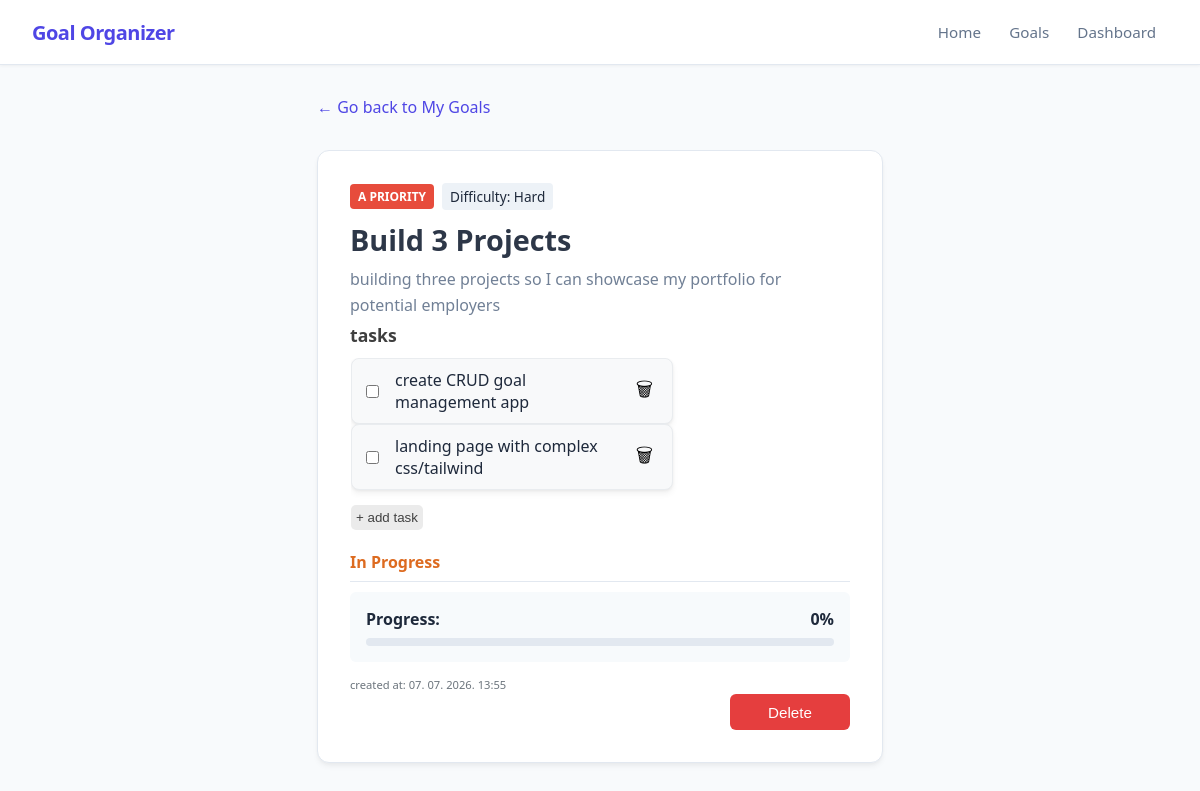
The page /goals/1 on the database its author committed.
### app/models_db.py (models this page shows, shortened)
class Goal(db.Model):
    __tablename__ = 'goals'
    id = db.Column(db.Integer, primary_key=True)
    title = db.Column(db.String(100), nullable=False)
    description = db.Column(db.Text, nullable=False)
    is_completed = db.Column(db.Boolean, default=False)
    progress_percentage = db.Column(db.Float, default=0.0)
    difficulty = db.Column(db.String(20), nullable=False, default='Medium')
    priority = db.Column(db.String(1), nullable=False, default='b')
    created_at = db.Column(db.DateTime, default=datetime.now(timezone.utc), nullable=False)
    tasks = db.relationship('Task', backref='goal', cascade="all, delete-orphan", lazy=True)

class Task(db.Model):
    __tablename__ = 'tasks'
    id = db.Column(db.Integer, primary_key=True)
    text = db.Column(db.String(255), nullable=False)
    is_completed = db.Column(db.Boolean, default=False)
    goal_id = db.Column(db.Integer, db.ForeignKey('goals.id', ondelete='CASCADE'), nullable=False)

### app/routes.py (the view)
@main.route('/goals/<int:goal_id>')
def view_goal(goal_id):
    goal = Goal.query.get_or_404(goal_id)
    tasks_list = goal.tasks
    return render_template('view_goal.html', goal=goal, tasks=tasks_list)

### app/templates/view_goal.html (shortened to what this page needs)
{% extends "base.html" %}
{% block content %}
<div class="container">
    <a href="{{ url_for('main.show_goals') }}"
        style="text-decoration: none; color: var(--primary);
        display: inline-flex;
        align-items: center;
        margin-bottom: 0 auto;
        font-weight: 500;
        width: fit-content;">
            ← Go back to My Goals
    </a>
    <div id="goal_card">
        <div style="display: flex; gap: 0.5rem; align-items: center;">
            <span class="badge badge-{{ goal.priority }} ">{{ goal.priority | upper }} priority</span>
            <span style="background: #edf2f7; padding: 0.25rem 0.5rem; border-radius: 4px; font-size: 0.85rem; font-weight: 500;">
                Difficulty: {{ goal.difficulty }}
            </span>
        </div>
        <div style="overflow: wrap; max-width: 500px;">
            <h2 style="margin: 0 0 0.5rem 0; font-size: 1.8rem; color: #2d3748; padding-top: 10px;">{{ goal.title }}</h2>
            <span style="margin: 0; color: #718096; line-height: 1.6;">{{ goal.description or 'Nema opisa.' }}</span>
        </div>
        <h3>tasks</h3>
        <div class="tasks-container" style="margin: 10px 0px; overflow: hidden;">
            {% if tasks %}
                <ul style="list-style-type: none;">
                    {% for task in tasks %}
                        <li class="task-item task-box" style="display: flex; align-items: center; justify-content: space-between;">
                                        <label style="display: flex; align-items: center; gap: 6px; cursor: pointer;">
                                            <input
                                                style="margin-right: 10px;"
                                                type="checkbox"
                                                class="task-toggle"
                                                data-task-id="{{ task.id }}"
                                                {% if task.is_completed %}checked{% endif %}>
                                            <span class="{% if task.is_completed %}completed-task{% endif %}">
                                                {{ task.text }}
                                            </span>
                                        </label>
                                        <button type="button"
                                                class="delete-task-btn"
                                                data-task-id="{{ task.id }}">
                                            &#128465
                                        </button>
                                    </li>
                    {% endfor %}
                    <button class="add-task-btn">+ add task</button>
                </ul>
            {% else %}
                <p style="margin: 0; color: #a0aec0; font-style: italic; padding-bottom: 15px;">There are no tasks here.</p>
            {% endif %}
        </div>
        <div class="goal-status">
            {% if goal.is_completed %}
                <span style="color: #38a169; font-weight: bold;">Completed</span>
            {% else %}
                <span style="color: #dd6b20; font-weight: bold;">In Progress</span>
            {% endif %}
        </div>
        <hr style="border: 0; border-top: 1px solid #e2e8f0; margin: 0.5rem 0;">
        <div style="background: #f7fafc; padding: 1rem; border-radius: 6px; margin-top: 10px; margin-bottom: 10px;">
            <div style="display: flex; justify-content: space-between; margin-bottom: 0.5rem; font-weight: 600;">
                <span>Progress:</span>
                <span class="progress-percentage">{{ goal.progress_percentage | round | int }}%</span>
            </div>
            <div class="progress-bar" style="width: 100%; background: #e2e8f0; height: 8px; border-radius: 4px; overflow: hidden;">
            </div>
        </div>
        <div>
            <small class="date">created at: {{ goal.created_at.strftime('%d. %m. %Y. %H:%M') }}</small>
        </div>
        <div style="display: flex; justify-content: flex-end;">
            <form action="{{ url_for('main.delete_goal', goal_id=goal.id) }}" method="POST" onsubmit="return confirm('Are you sure you want to delete {{goal.title}}?');">
                <button type="submit" style="background-color: #e53e3e; color: white; border: none; padding: 0.6rem 1.2rem; border-radius: 6px; cursor: pointer; font-weight: 500;">
                    Delete
                </button>
            </form>
        </div>
    </div>
</div>
{% endblock %}

### app/static/style.css (style rules this page uses)
:root { --bg-color: #f8fafc; --card-bg: #ffffff; --text-main: #1e293b; --text-muted: #64748b; --border-color: #e2e8f0; --primary: #4f46e5; --primary-hover: #4338ca; --success: #22c55e; --pending: #f59e0b; }
body { font-family: 'Segoe UI', Roboto, Helvetica, Arial, sans-serif; background-color: var(--bg-color); color: var(--text-main); margin: 0; padding: 2rem; display: flex; justify-content: center; padding-top: calc(64px + 2rem); }
.container { width: 100%; max-width: 1200px; display: grid; grid-template-columns: 1fr; gap: 2rem; }
#goal_card { max-width: 100%; min-width: 450px; overflow: hidden; background: var(--card-bg); padding: 2rem; border-radius: 12px; box-shadow: 0 4px 6px -1px rgba(0, 0, 0, 0.05), 0 2px 4px -1px rgba(0, 0, 0, 0.03); border: 1px solid var(--border-color); }
h1, h2, h3, a, .goal-title { white-space: nowrap; overflow: hidden; text-overflow: ellipsis; max-width: 100%; }
h2 { text-transform: capitalize; font-size: 1.1em; font-weight: bold; }
h3 { font-style: normal; color: #3f3f3f; margin: 5px 0px; font-size: 1.1em; font-weight: 600; padding: 0 auto; }
.badge { padding: 4px 8px; border-radius: 4px; font-size: 12px; font-weight: bold; text-transform: uppercase; }
.badge-a { background-color: #e74c3c; color: white; }
.tasks-container { border: transparent solid 1px; }
button[type="submit"] { width: 100%; background-color: var(--primary); color: white; padding: 0.75rem; border: none; border-radius: 6px; font-size: 1rem; font-weight: 500; cursor: pointer; transition: background-color 0.2s; }
.delete-task-btn { padding: 3px 8px; border: transparent solid 1px; background: none; border-radius: 50px; cursor: pointer; margin-left: 10px; font-size: 1.2em; }
.add-task-btn { margin-top: 15px; border: none; border-radius: 5px; background-color: #ebebeb; color: rgb(65, 65, 65); width: fit-content; padding: 5px; }
ul { text-align: left; margin: 0; padding-bottom: 10px; display: flex; flex-direction: column; gap: 0rem; padding-left: 0px; }
.badge { padding: 0.25rem 0.5rem; border-radius: 4px; font-size: 0.75rem; font-weight: 600; text-transform: uppercase; }
.date { color: #6c757d; font-size: 0.7em; }
button[type="submit"] { width: auto; min-width: 120px; padding: 0.75rem 1.5rem; background-color: var(--primary); color: white; border: none; border-radius: 6px; font-size: 0.95rem; font-weight: 500; cursor: pointer; transition: background-color 0.2s; display: block; margin-left: auto; }
li { padding-right: 10px; display: flex; justify-content: flex-start; text-align: left; border: #eaeaea 1px solid; background-color: #f8f9fa; border-radius: 8px; padding: 4px; box-shadow: 0 4px 6px rgba(0, 0, 0, 0.05), 0 1px 3px rgba(0, 0, 0, 0.05); }
.task-box { width: fit-content; max-width: 300px; white-space: normal; word-break: break-word; background-color: #f8f9fa; border-radius: 8px; box-shadow: 0 4px 6px rgba(0, 0, 0, 0.05), 0 1px 3px rgba(0, 0, 0, 0.05); padding: 10px; border: 1px solid #e9ecef; }

### rows shown on the page
Goal: priority "A", difficulty "Hard", title "Build 3 Projects", description "building three projects so I can showcase my portfolio for potential employers", progress_percentage "0", created_at "07. 07. 2026. 13:55"
Task: text "create CRUD goal management app"
Task: text "landing page with complex css/tailwind"
